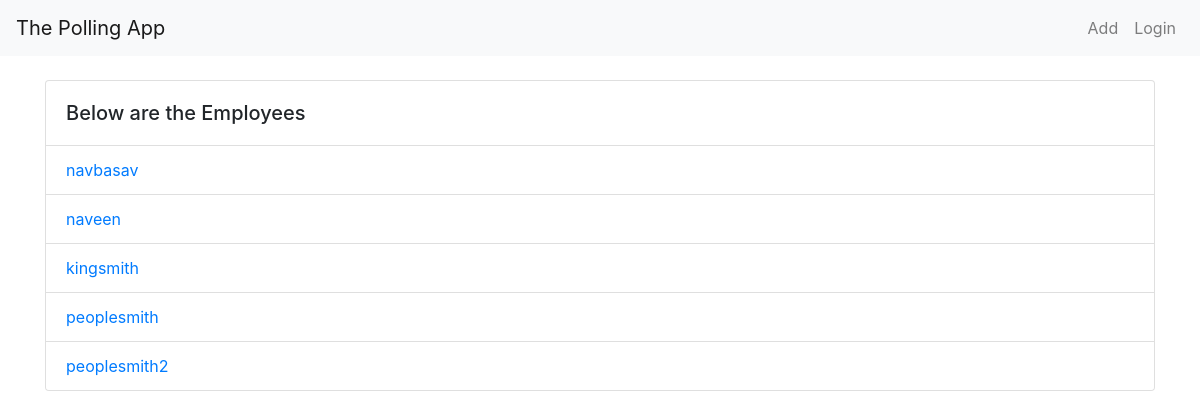
/employee/, run on the app's committed database.
### employee/models.py (models this page shows, shortened)
class Profile(models.Model):
    user = models.OneToOneField(User, on_delete=models.CASCADE)
    designation = models.CharField(max_length=20, null=False, blank=False)
    salary = models.IntegerField(null=True, blank=True)
    class Meta:
        ordering = ('-salary',)

### employee/views.py (the view)
# urls.py: path('', index, name="employees-list"),
def index(request):
    profiles = Profile.objects.all()
    context = {
        "page":"employee",
        "profiles": profiles,
    }
    return render(request, "employee/index.html", context)

### ems/templates/employee/index.html
{% extends "base.html" %}
{% block content %}
<div class="container">
    <div class="card">
        <div class="card-body">
            <h5 class="card-title mb-0">Below are the Employees</h5>
        </div>
        {% if profiles %}
            <ul class="list-group list-group-flush">
                {% for profile in profiles %}
                <li class="list-group-item">
                    <a href="{% url 'employee_app:employee-details' profile.id %}">{{profile.user.username}}</a>
                </li>
                {% endfor %}
            </ul>
        {% else %}
        <div class="card-body">
            <p>There are no userers created yet</p>
        </div>
        {% endif  %}
    </div>
</div>
{% endblock content %}

### data on the page
Profile: user.username "navbasav"
Profile: user.username "naveen"
Profile: user.username "kingsmith"
Profile: user.username "peoplesmith"
Profile: user.username "peoplesmith2"
